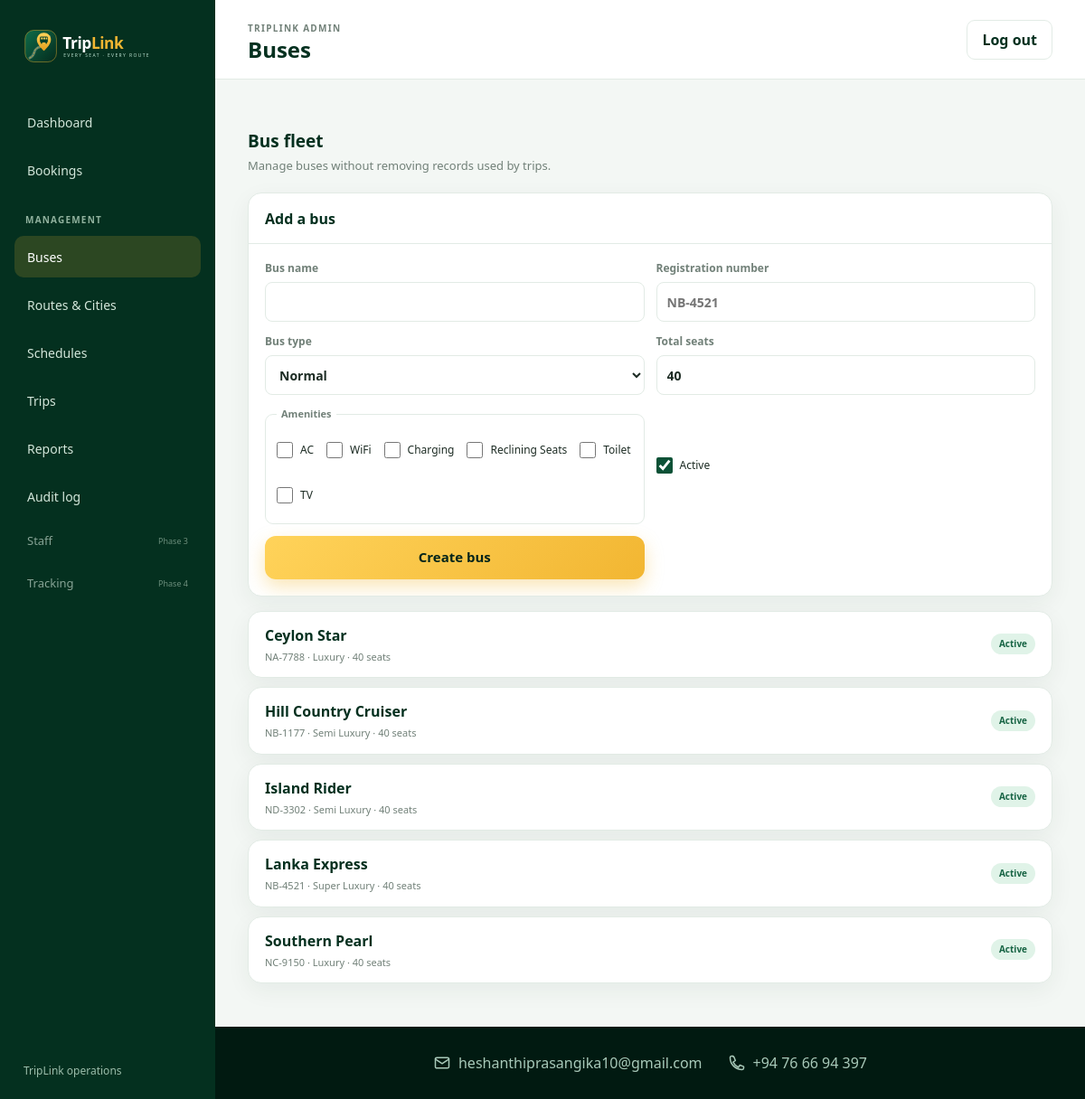
/admin/manage.php (signed in), run on the app's committed database.
### tables this page shows
CREATE TABLE buses (
  id INT AUTO_INCREMENT PRIMARY KEY,
  name VARCHAR(80) NOT NULL,
  reg_no VARCHAR(20) NOT NULL,
  bus_type ENUM('Normal','Semi Luxury','Luxury','Super Luxury') NOT NULL DEFAULT 'Semi Luxury',
  total_seats INT NOT NULL DEFAULT 40,
  amenities VARCHAR(160) DEFAULT 'AC,Charging,WiFi',
  active TINYINT(1) NOT NULL DEFAULT 1,
  created_at TIMESTAMP NOT NULL DEFAULT CURRENT_TIMESTAMP,
  updated_at TIMESTAMP NOT NULL DEFAULT CURRENT_TIMESTAMP ON UPDATE CURRENT_TIMESTAMP,
  UNIQUE KEY uq_buses_reg_no (reg_no)
);

### admin/_helpers.php (called while the page is built, shortened)
<?php
function admin_escape($value): string
{
    return htmlspecialchars((string)$value, ENT_QUOTES, 'UTF-8');
}

### admin/manage.php (the view, shortened to what this page needs)
<?php
require __DIR__ . '/_helpers.php';
$section = (string)($_GET['section'] ?? $_POST['section'] ?? 'buses');
$pdo = db();
$buses = $pdo->query(
    'SELECT b.id, b.name, b.reg_no, b.bus_type, b.total_seats, b.amenities, b.active,
            (SELECT COUNT(*) FROM trips t WHERE t.bus_id = b.id) AS trip_count
     FROM buses b ORDER BY b.active DESC, b.name'
)->fetchAll();
$csrfToken = admin_token();
$titles = ['buses' => 'Buses', 'routes' => 'Routes', 'cities' => 'Cities', 'schedules' => 'Schedules', 'trips' => 'Trips', 'audit' => 'Audit log'];
require __DIR__ . '/_layout.php';
admin_page_start($csrfToken, $titles[$section], $section, false);
?>
<?php if ($section === 'buses'): ?>
  <section class="admin-section">
    <div class="admin-toolbar"><div><h2>Bus fleet</h2><p>Manage buses without removing records used by trips.</p></div></div>
    <details class="admin-card admin-form-card" open>
      <summary>Add a bus</summary>
      <form method="post" class="admin-form-grid">
        <label>Bus name<input name="name" required minlength="2" maxlength="80"></label>
        <label>Registration number<input name="reg_no" required pattern="[A-Za-z]{2,3}-[0-9]{4}" placeholder="NB-4521"></label>
        <label>Bus type<select name="bus_type" required><?php foreach (['Normal', 'Semi Luxury', 'Luxury', 'Super Luxury'] as $type): ?><option><?= admin_escape($type) ?></option><?php endforeach; ?></select></label>
        <label>Total seats<input type="number" name="total_seats" min="16" max="60" step="4" value="40" required></label>
        <fieldset><legend>Amenities</legend><?php foreach (['AC', 'WiFi', 'Charging', 'Reclining Seats', 'Toilet', 'TV'] as $amenity): ?><label class="admin-inline-check"><input type="checkbox" name="amenities[]" value="<?= admin_escape($amenity) ?>"><?= admin_escape($amenity) ?></label><?php endforeach; ?></fieldset>
        <label class="admin-inline-check"><input type="checkbox" name="active" checked> Active</label>
        <button class="btn gold" type="submit">Create bus</button>
      </form>
    </details>
    <div class="admin-managed-list"><?php foreach ($buses as $bus): ?>
      <details class="admin-card admin-record">
        <summary><span><b><?= admin_escape($bus['name']) ?></b> <small><?= admin_escape($bus['reg_no']) ?> · <?= admin_escape($bus['bus_type']) ?> · <?= (int)$bus['total_seats'] ?> seats</small></span><span class="admin-status <?= $bus['active'] ? 'confirmed' : 'cancelled' ?>"><?= $bus['active'] ? 'Active' : 'Inactive' ?></span></summary>
      </details>
    <?php endforeach; ?></div>
  </section>
<?php endif; ?>
<?php admin_page_end(); ?>

### admin/_layout.php (shortened to what this page needs)
<?php
function admin_page_start(string $csrfToken, string $title = 'Dashboard', string $active = 'dashboard', bool $dashboardAssets = true): void
{
    $safeTitle = htmlspecialchars($title, ENT_QUOTES, 'UTF-8');
    ?>
    <!doctype html>
    <html lang="en">
    <head>
      <link rel="stylesheet" href="../assets/css/style.css">
      <link rel="stylesheet" href="admin.css">
    </head>
    <body class="admin-body">
      <div class="admin-shell">
        <aside class="admin-sidebar">
          <a class="admin-brand" href="index.php"><img src="../assets/img/logo.svg" alt="TripLink"></a>
          <nav aria-label="Admin navigation">
            <a class="<?= $active === 'dashboard' ? 'active' : '' ?>" href="index.php#dashboard">Dashboard</a>
            <a href="index.php#bookings">Bookings</a>
            <span class="admin-nav-heading">MANAGEMENT</span>
            <a class="<?= $active === 'buses' ? 'active' : '' ?>" href="manage.php?section=buses">Buses</a>
            <a class="<?= $active === 'routes' || $active === 'cities' ? 'active' : '' ?>" href="manage.php?section=routes">Routes & Cities</a>
            <a class="<?= $active === 'schedules' ? 'active' : '' ?>" href="manage.php?section=schedules">Schedules</a>
            <a class="<?= $active === 'trips' ? 'active' : '' ?>" href="manage.php?section=trips">Trips</a>
            <a class="<?= $active === 'reports' ? 'active' : '' ?>" href="reports.php">Reports</a>
            <a class="<?= $active === 'audit' ? 'active' : '' ?>" href="manage.php?section=audit">Audit log</a>
            <button type="button" disabled>Staff <small>Phase 3</small></button>
            <button type="button" disabled>Tracking <small>Phase 4</small></button>
          </nav>
          <p class="admin-sidebar-note">TripLink operations</p>
        </aside>
        <main class="admin-main">
          <header class="admin-topbar">
            <div>
              <div><span class="admin-eyebrow">TRIPLINK ADMIN</span><h1><?= $safeTitle ?></h1></div>
            </div>
            <form method="post" class="admin-logout">
              <button type="submit">Log out</button>
            </form>
          </header>
          <div class="admin-content">
    <?php
}
function admin_page_end(): void
{
    $contactEmail = htmlspecialchars(SITE_CONTACT_EMAIL, ENT_QUOTES, 'UTF-8');
    $contactPhone = htmlspecialchars(SITE_CONTACT_PHONE['display'], ENT_QUOTES, 'UTF-8');
    $contactTel = htmlspecialchars(SITE_CONTACT_PHONE['tel'], ENT_QUOTES, 'UTF-8');
    ?>
          </div>
          <footer class="admin-contact-footer">
            <a href="mailto:<?= $contactEmail ?>?subject=TripLink%20enquiry" aria-label="Email TripLink">
              <svg viewBox="0 0 24 24" aria-hidden="true"><rect x="3" y="5" width="18" height="14" rx="2"></rect><path d="m3 7 9 6 9-6"></path></svg>
              <span><?= $contactEmail ?></span>
            </a>
            <a href="tel:<?= $contactTel ?>" aria-label="Call TripLink">
              <svg viewBox="0 0 24 24" aria-hidden="true"><path d="M7 3H5a2 2 0 0 0-2 2c0 8.84 7.16 16 16 16a2 2 0 0 0 2-2v-2l-5-2-2 3a14 14 0 0 1-7-7l3-2-2-5H7Z"></path></svg>
              <span><?= $contactPhone ?></span>
            </a>
          </footer>
        </main>
      </div>
    </body>
    </html>
    <?php
}

### assets/css/style.css (style rules this page uses)
:root { --g950: #011a11; --g900: #02241a; --g800: #04301f; --g700: #064a31; --g600: #0b6342; --g100: #e3f3ea; --g50: #f2faf5; --gold: #f2b632; --gold2: #ffd35a; --ink: #0e1a14; --muted: #5d6f66; --line: #dbe7e0; --red: #d64545; --white: #fff; --radius: 16px; --shadow: 0 12px 40px rgba(2, 36, 26, .18); --space-page: clamp(1.25rem, 4vw, 3rem); --mobile-tabs-height: 4.25rem; }
*, *::before, *::after { box-sizing: border-box; }
* { margin: 0; padding: 0; }
html { scroll-behavior: smooth; scroll-padding-top: 6rem; }
body { min-width: 320px; overflow-x: clip; font-family: 'Poppins', 'Segoe UI', system-ui, sans-serif; color: var(--ink); background: var(--g50); line-height: 1.5; -webkit-tap-highlight-color: transparent; }
button, input, select { font: inherit; }
button { cursor: pointer; border: 0; touch-action: manipulation; }
input, select { min-width: 0; max-width: 100%; font-size: 16px; }
a { color: inherit; text-decoration: none; }
img, svg, video, canvas { max-width: 100%; }
p, li, dd, small, b, span { overflow-wrap: anywhere; }
.btn { min-height: 48px; padding: 12px 24px; border-radius: 12px; color: #fff; background: linear-gradient(135deg, var(--g600), var(--g800)); font-weight: 600; font-size: 15px; box-shadow: 0 8px 20px rgba(4, 48, 31, .3); transition: transform .2s, box-shadow .2s; }
.btn.gold { color: var(--g900); background: linear-gradient(135deg, var(--gold2), var(--gold)); box-shadow: 0 8px 20px rgba(242, 182, 50, .35); }
footer { padding: 56px 0 24px; color: #a9c9b9; background: var(--g950); }

### data on the page
buses: name "Ceylon Star", reg_no "NA-7788", bus_type "Luxury", total_seats "40", active "Active"
buses: name "Hill Country Cruiser", reg_no "NB-1177", bus_type "Semi Luxury", total_seats "40", active "Active"
buses: name "Island Rider", reg_no "ND-3302", bus_type "Semi Luxury", total_seats "40", active "Active"
buses: name "Lanka Express", reg_no "NB-4521", bus_type "Super Luxury", total_seats "40", active "Active"
buses: name "Southern Pearl", reg_no "NC-9150", bus_type "Luxury", total_seats "40", active "Active"

### other printed values
$safeTitle "Buses"
admin_escape($amenity) "AC"
admin_escape($amenity) "WiFi"
admin_escape($amenity) "Charging"
admin_escape($amenity) "Reclining Seats"
admin_escape($amenity) "Toilet"
admin_escape($amenity) "TV"
$contactEmail "heshanthiprasangika10@gmail.com"
$contactPhone "+94 76 66 94 397"
form field bus_type "Normal"
